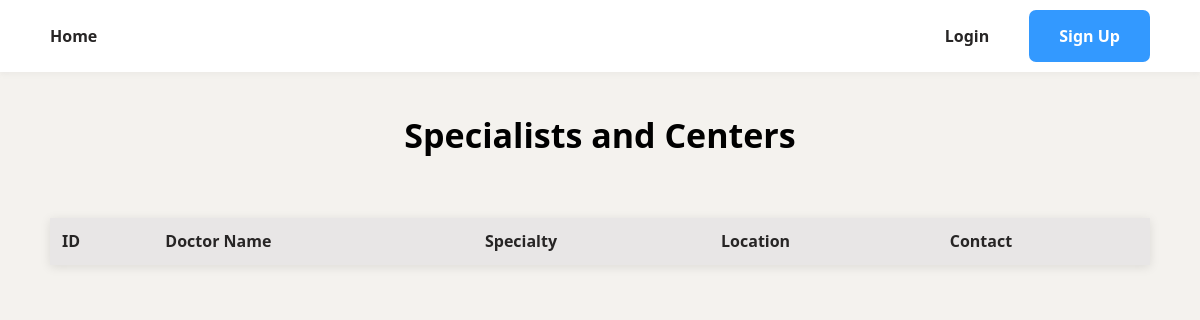
The app's page /specialists, older data.
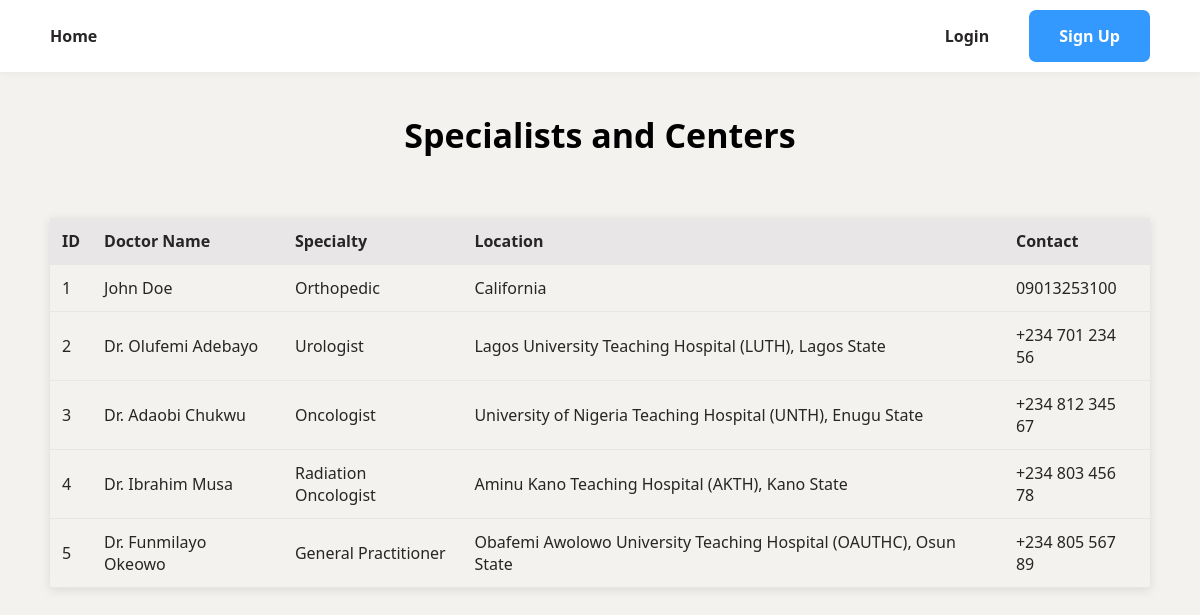
The same page, newer data.
### app/models.py (models this page shows, shortened)
class Specialist(db.Model):
    __tablename__ = 'specialists'
    id = db.Column(db.Integer, primary_key=True)
    name = db.Column(db.String(100), nullable=False)
    specialty = db.Column(db.String(100), nullable=False)
    location = db.Column(db.String(150), nullable=False)
    contact = db.Column(db.String(15), nullable=False)
    created_at = db.Column(db.DateTime, default=datetime.utcnow)

### app/routes.py (the view)
@main.route('/specialists')
def specialists():
    try:
        specialists = Specialist.query.all()
        logger.info(f"Retrieved {len(specialists)} specialists from the database.")
        return render_template('specialists.html', specialists=specialists)
    except Exception as e:
        logger.error(f"Error fetching specialists: {e}")
        return render_template('error.html', message="An error occurred while fetching specialists.")

### app/templates/specialists.html
{% extends "layout.html" %} {% block title %}Specialists{% endblock %} {% block
content %}
<section class="specialists">
  <h1>Specialists and Centers</h1>
  <table>
    <thead>
      <tr>
        <th>ID</th>
        <th>Doctor Name</th>
        <th>Specialty</th>
        <th>Location</th>
        <th>Contact</th>
      </tr>
    </thead>
    <tbody>
      {% for specialist in specialists %}
      <tr>
        <td>{{ specialist.id }}</td>
        <td>{{ specialist.name }}</td>
        <td>{{ specialist.specialty }}</td>
        <td>{{ specialist.location }}</td>
        <td>{{ specialist.contact }}</td>
      </tr>
      {% endfor %}
    </tbody>
  </table>
</section>
{% endblock %}

### app/templates/layout.html (shortened to what this page needs)
<!DOCTYPE html>
<html lang="en">
  <head>
    <link
      rel="stylesheet"
      href="{{ url_for('static', filename='styles.css') }}"
    />
  </head>
  <body>
    <div class="layout-container">
      <header>
        {% if current_user.is_authenticated %} {% if current_user.is_admin %}
        <nav class="nav">
          <ul class="nav_links">
            <li>
              <a href="{{ url_for('main.home') }}" class="nav_link">Home</a>
            </li>
            <li>
              <a href="{{ url_for('main.dashboard') }}" class="nav_link"
                >Dashboard</a
              >
            </li>
          </ul>
          <div class="btn-group">
            <a href="{{ url_for('main.logout') }}" class="btn">Logout</a>
          </div>
        </nav>
        {% else %}
        <nav class="nav">
          <ul class="nav_links">
            <li>
              <a href="{{ url_for('main.home') }}" class="nav_link">Home</a>
            </li>
            <li>
              <a href="{{ url_for('main.symptom_checker') }}" class="nav_link"
                >Diagnosis</a
              >
            </li>
            <li>
              <a href="{{ url_for('main.specialists') }}" class="nav_link"
                >Specialists</a
              >
            </li>
            <li>
              <a href="{{ url_for('main.report') }}" class="nav_link"
                >Report Issue</a
              >
            </li>
          </ul>
          <div class="btn-group">
            <a href="{{ url_for('main.logout') }}" class="btn">Logout</a>
          </div>
        </nav>
        {% endif %} {% else %}
        <nav class="nav">
          <ul class="nav_links">
            <li>
              <a href="{{ url_for('main.home') }}" class="nav_link">Home</a>
            </li>
          </ul>
          <div class="btn-group">
            <a href="{{ url_for('main.login') }}" class="btn--ghost">Login</a>
            <a href="{{ url_for('main.signup') }}" class="btn">Sign Up</a>
          </div>
        </nav>
        {% endif %}
      </header>
      <main class="main-content">
        {% block content %} {% endblock %}
      </main>
    </div>
  </body>
</html>

### app/static/styles.css (style rules this page uses)
* { margin: 0; padding: 0; box-sizing: border-box; }
body { width: 100%; height: 100%; min-height: 100vh; margin: 0; background-color: #f4f2ee; font-family: system-ui, -apple-system, BlinkMacSystemFont, "Segoe UI", Roboto, Oxygen, Ubuntu, Cantarell, "Open Sans", "Helvetica Neue", sans-serif; }
a { text-decoration: none; color: inherit; }
ul { list-style: none; }
.layout-container { width: 100%; height: 100%; min-height: 100vh; display: flex; flex-direction: column; }
.main-content { display: flex; flex: 1; }
header { width: 100%; margin: auto; background-color: white; box-shadow: 0 2px 5px rgba(156, 154, 154, 0.1); }
.nav { padding: 10px 50px; display: flex; justify-content: space-between; align-items: center; max-width: 1440px; margin: auto; }
.nav_links { display: flex; align-items: center; column-gap: 30px; }
.nav_link { font-size: 16px; font-weight: 600; color: #272525; }
.btn, .btn--ghost { padding: 15px 30px; font-size: 16px; font-weight: 600; border-radius: 7px; transition: all 100ms ease-in; cursor: pointer; }
.btn { color: white !important; background: #3399ff; border: none; }
.btn--ghost { color: #272525; }
.btn-group { display: flex; align-items: center; column-gap: 10px; }
.specialists { width: 100%; max-width: 1440px; padding: 40px 50px 0 50px; margin-left: auto; margin-right: auto; display: flex; flex-direction: column; row-gap: 40px; }
.specialists h1 { font-size: 34px; font-weight: 700; color: black; text-align: center; }
.specialists table { width: 100%; border-collapse: collapse; margin-top: 20px; box-shadow: 0 2px 10px rgba(0, 0, 0, 0.1); }
.specialists thead { background-color: #e8e6e6; }
.specialists td, .specialists th { color: #272525; font-size: 16px; font-weight: medium; }
.specialists th, .specialists td { padding: 12px; text-align: left; border-bottom: 1px solid #e8e6e6; }

Row changes from the older to the newer data that the page shows:
added Specialist: id "1", name "John Doe", specialty "Orthopedic", location "California", contact "09013253100"
added Specialist: id "2", name "Dr. Olufemi Adebayo", specialty "Urologist", location "Lagos University Teaching Hospital (LUTH), Lagos State", contact "+234 701 234 56"
added Specialist: id "3", name "Dr. Adaobi Chukwu", specialty "Oncologist", location "University of Nigeria Teaching Hospital (UNTH), Enugu State", contact "+234 812 345 67"
added Specialist: id "4", name "Dr. Ibrahim Musa", specialty "Radiation Oncologist", location "Aminu Kano Teaching Hospital (AKTH), Kano State", contact "+234 803 456 78"
added Specialist: id "5", name "Dr. Funmilayo Okeowo", specialty "General Practitioner", location "Obafemi Awolowo University Teaching Hospital (OAUTHC), Osun State", contact "+234 805 567 89"
